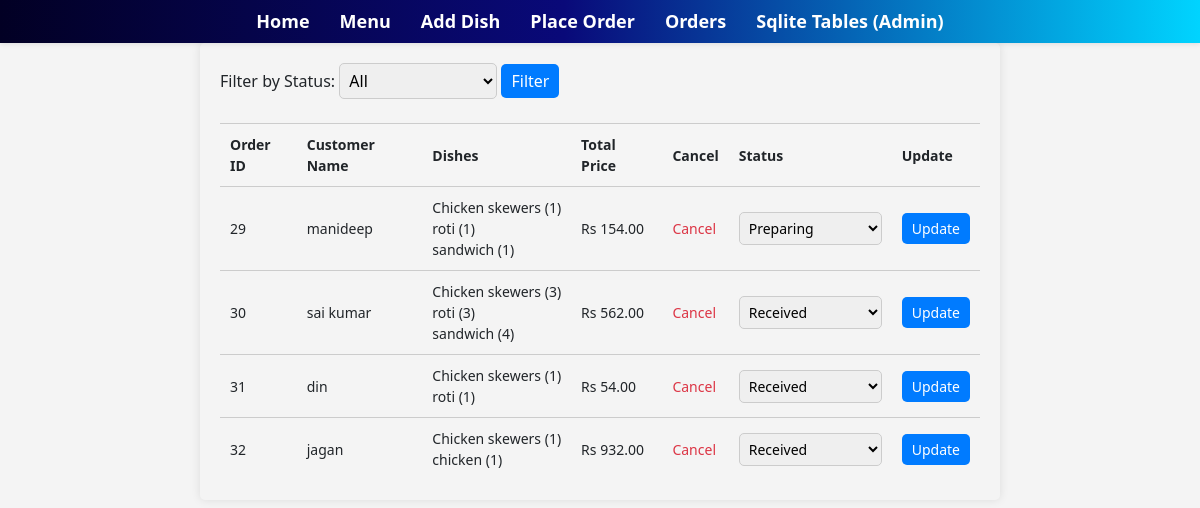
The page /menu/updatestatus/ on the database its author committed.
### zomatoapp/models.py (models this page shows, shortened)
class Order(models.Model):
    customer_name=models.CharField(max_length=100)
    dishes=models.ManyToManyField(Dish,through='OrderItem')
    status_choices = [
        ('received', 'Received'),
        ('preparing', 'Preparing'),
        ('ready', 'Ready for Pickup'),
        ('delivered', 'Delivered'),
    ]
    status=models.CharField(max_length=10,choices=status_choices,default='received')
    def calculate_total_price(self):
        total_price = sum(item.dish.price * item.quantity for item in self.orderitem_set.all())
        return total_price
    @property
    def total_price(self):
        return self.calculate_total_price()

class OrderItem(models.Model):
    order=models.ForeignKey(Order,on_delete=models.CASCADE)
    dish=models.ForeignKey(Dish,on_delete=models.CASCADE)
    quantity=models.PositiveIntegerField(default=1)

class Dish(models.Model):
    dish_name = models.CharField(max_length=100)
    price = models.DecimalField(max_digits=5, decimal_places=2)
    availability = models.BooleanField(default=True)
    image_url = models.CharField(max_length=100000)

### zomatoapp/views.py (the view, shortened to what this page needs)
# urls.py: path('menu/updatestatus/', views.updatestatus, name='updatestatus'),
def updatestatus(request):
    orders = Order.objects.all()
    filter_status = request.POST.get('filter_status', '')
    if filter_status:
        orders = orders.filter(status=filter_status)
    return render(request, 'menu/updatestatus.html', {'orders': orders, 'filter_status': filter_status})

### zomatoapp/templates/menu/updatestatus.html (shortened to what this page needs)
{% extends "menu/base.html" %}
{% block content %}
<div id="container">
    <form method="post" class="update-order-form">
        <div>
            Filter by Status:
            <select name="filter_status">
                <option value="" {% if filter_status == '' %}selected{% endif %}>All</option>
            </select>
            <button type="submit" name="filter" value="Filter">Filter</button>
        </div>
        <br>
        <table>
            <thead>
                <tr>
                    <th>Order ID</th>
                    <th>Customer Name</th>
                    <th>Dishes</th>
                    <th>Total Price</th>
                    <th>Cancel</th>
                    <th>Status</th>
                    <th>Update</th>
                </tr>
            </thead>
            <tbody>
                {% for order in orders %}
                <tr>
                    <td>{{ order.pk }}</td>
                    <td>{{ order.customer_name }}</td>
                    <td>
                        {% for order_item in order.orderitem_set.all %}
                        {{ order_item.dish.dish_name }} ({{ order_item.quantity }})
                        <br>
                        {% endfor %}
                    </td>
                    <td>Rs {{ order.total_price }}</td>
                    <td><a href="{% url 'menu:cancel_order' order.pk %}">Cancel</a></td>
                    <td>
                        <select name="status_{{ order.pk }}">
                            <option value="received" {% if order.status == 'received' %}selected{% endif %}>Received</option>
                            <option value="preparing" {% if order.status == 'preparing' %}selected{% endif %}>Preparing</option>
                        </select>
                    </td>
                    <td><button type="submit" name="update_order" value="{{ order.pk }}">Update</button></td>
                </tr>
                {% endfor %}
            </tbody>
        </table>
    </form>
</div>
{% endblock %}

### zomatoapp/templates/menu/base.html (style rules this page uses)
body { margin: 0; font-family: 'Segoe UI', Tahoma, Geneva, Verdana, sans-serif; background-color: #f4f4f4; }

### zomatoapp/templates/menu/updatestatus.html (style rules this page uses)
.update-order-form table { width: 100%; border-collapse: collapse; overflow-x: auto; }
.update-order-form th { font-weight: bold; text-align: left; padding: 10px; background-color: #f5f5f5; }
.update-order-form td { padding: 10px; border-top: 1px solid #ccc; white-space: nowrap; }
#container { display: flex; justify-content: center; align-items: center; min-height: 20vh; }
.update-order-form { width: 95%; max-width: 800px; margin: 0 auto; padding: 20px; box-shadow: 0 0 10px rgba(0, 0, 0, 0.1); border-radius: 5px; overflow-x: auto; }
.update-order-form table { width: 100%; border-collapse: collapse; }
.update-order-form th, .update-order-form td { padding: 10px; border-top: 1px solid #ccc; font-size: 14px; }
.update-order-form th { font-weight: bold; background-color: #f5f5f5; }
.update-order-form select { padding: 5px; border: 1px solid #ccc; border-radius: 5px; }
.update-order-form button[type="submit"] { background-color: #007bff; color: #fff; padding: 5px 10px; border: none; border-radius: 5px; cursor: pointer; }
.update-order-form a { color: #dc3545; text-decoration: none; }

### rows shown on the page
Order: pk "29", customer_name "manideep", total_price "154.00", status+id "Preparing"
OrderItem: dish.dish_name "Chicken skewers", quantity "1"
OrderItem: dish.dish_name "roti", quantity "1"
OrderItem: dish.dish_name "sandwich", quantity "1"
Order: pk "30", customer_name "sai kumar", total_price "562.00", status+id "Received"
OrderItem: dish.dish_name "Chicken skewers", quantity "3"
OrderItem: dish.dish_name "roti", quantity "3"
OrderItem: dish.dish_name "sandwich", quantity "4"
Order: pk "31", customer_name "din", total_price "54.00", status+id "Received"
OrderItem: dish.dish_name "Chicken skewers", quantity "1"
OrderItem: dish.dish_name "roti", quantity "1"
Order: pk "32", customer_name "jagan", total_price "932.00", status+id "Received"
OrderItem: dish.dish_name "Chicken skewers", quantity "1"
OrderItem: dish.dish_name "chicken", quantity "1"
